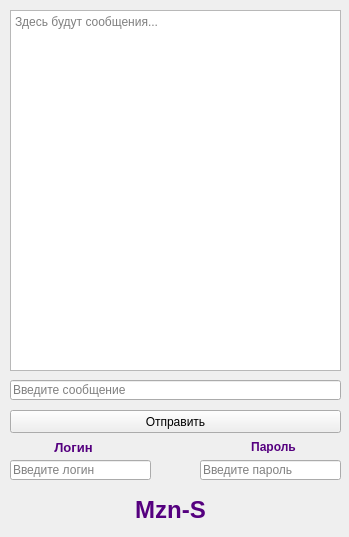
<?xml version="1.0" encoding="UTF-8"?>
<ui version="4.0">
 <class>MainWindow</class>
 <widget class="QMainWindow" name="MainWindow">
  <property name="geometry">
   <rect>
    <x>0</x>
    <y>0</y>
    <width>349</width>
    <height>537</height>
   </rect>
  </property>
  <property name="windowTitle">
   <string>My_Messenger</string>
  </property>
  <property name="toolTip">
   <string>&lt;html&gt;&lt;head/&gt;&lt;body&gt;&lt;p&gt;&lt;/p&gt;&lt;/body&gt;&lt;/html&gt;</string>
  </property>
  <property name="whatsThis">
   <string>&lt;html&gt;&lt;head/&gt;&lt;body&gt;&lt;p&gt;ар&lt;/p&gt;&lt;/body&gt;&lt;/html&gt;</string>
  </property>
  <widget class="QWidget" name="centralwidget">
   <widget class="QPushButton" name="pushButton">
    <property name="geometry">
     <rect>
      <x>10</x>
      <y>410</y>
      <width>331</width>
      <height>23</height>
     </rect>
    </property>
    <property name="toolTip">
     <string>&lt;html&gt;&lt;head/&gt;&lt;body&gt;&lt;p&gt;Отправить&lt;/p&gt;&lt;/body&gt;&lt;/html&gt;</string>
    </property>
    <property name="text">
     <string>Отправить</string>
    </property>
   </widget>
   <widget class="QLineEdit" name="lineEdit">
    <property name="geometry">
     <rect>
      <x>10</x>
      <y>380</y>
      <width>331</width>
      <height>20</height>
     </rect>
    </property>
    <property name="placeholderText">
     <string>Введите сообщение</string>
    </property>
   </widget>
   <widget class="QPlainTextEdit" name="plainTextEdit">
    <property name="geometry">
     <rect>
      <x>10</x>
      <y>10</y>
      <width>331</width>
      <height>361</height>
     </rect>
    </property>
    <property name="maximumSize">
     <size>
      <width>336</width>
      <height>16777215</height>
     </size>
    </property>
    <property name="focusPolicy">
     <enum>Qt::NoFocus</enum>
    </property>
    <property name="placeholderText">
     <string>Здесь будут сообщения...</string>
    </property>
   </widget>
   <widget class="QLineEdit" name="lineEdit_2">
    <property name="geometry">
     <rect>
      <x>10</x>
      <y>460</y>
      <width>141</width>
      <height>20</height>
     </rect>
    </property>
    <property name="placeholderText">
     <string>Введите логин</string>
    </property>
   </widget>
   <widget class="QLabel" name="label">
    <property name="geometry">
     <rect>
      <x>50</x>
      <y>440</y>
      <width>47</width>
      <height>13</height>
     </rect>
    </property>
    <property name="text">
     <string>&lt;html&gt;&lt;head/&gt;&lt;body&gt;&lt;p align=&quot;center&quot;&gt;&lt;span style=&quot; font-size:10pt; font-weight:600; color:#55007f;&quot;&gt;Логин&lt;/span&gt;&lt;/p&gt;&lt;/body&gt;&lt;/html&gt;</string>
    </property>
   </widget>
   <widget class="QLabel" name="label_2">
    <property name="geometry">
     <rect>
      <x>250</x>
      <y>440</y>
      <width>47</width>
      <height>13</height>
     </rect>
    </property>
    <property name="text">
     <string>&lt;html&gt;&lt;head/&gt;&lt;body&gt;&lt;p align=&quot;center&quot;&gt;&lt;span style=&quot; font-size:9pt; font-weight:600; color:#55007f;&quot;&gt;Пароль&lt;/span&gt;&lt;/p&gt;&lt;/body&gt;&lt;/html&gt;</string>
    </property>
   </widget>
   <widget class="QLabel" name="label_4">
    <property name="geometry">
     <rect>
      <x>130</x>
      <y>490</y>
      <width>81</width>
      <height>41</height>
     </rect>
    </property>
    <property name="toolTip">
     <string>&lt;html&gt;&lt;head/&gt;&lt;body&gt;&lt;p&gt;rg&lt;/p&gt;&lt;/body&gt;&lt;/html&gt;</string>
    </property>
    <property name="text">
     <string>&lt;html&gt;&lt;head/&gt;&lt;body&gt;&lt;p align=&quot;center&quot;&gt;&lt;span style=&quot; font-size:18pt; font-weight:600; color:#55007f;&quot;&gt;Mzn-S&lt;/span&gt;&lt;/p&gt;&lt;/body&gt;&lt;/html&gt;</string>
    </property>
   </widget>
   <widget class="QLineEdit" name="lineEdit_3">
    <property name="geometry">
     <rect>
      <x>200</x>
      <y>460</y>
      <width>141</width>
      <height>20</height>
     </rect>
    </property>
    <property name="echoMode">
     <enum>QLineEdit::Password</enum>
    </property>
    <property name="placeholderText">
     <string>Введите пароль</string>
    </property>
   </widget>
  </widget>
 </widget>
 <resources/>
 <connections/>
</ui>
